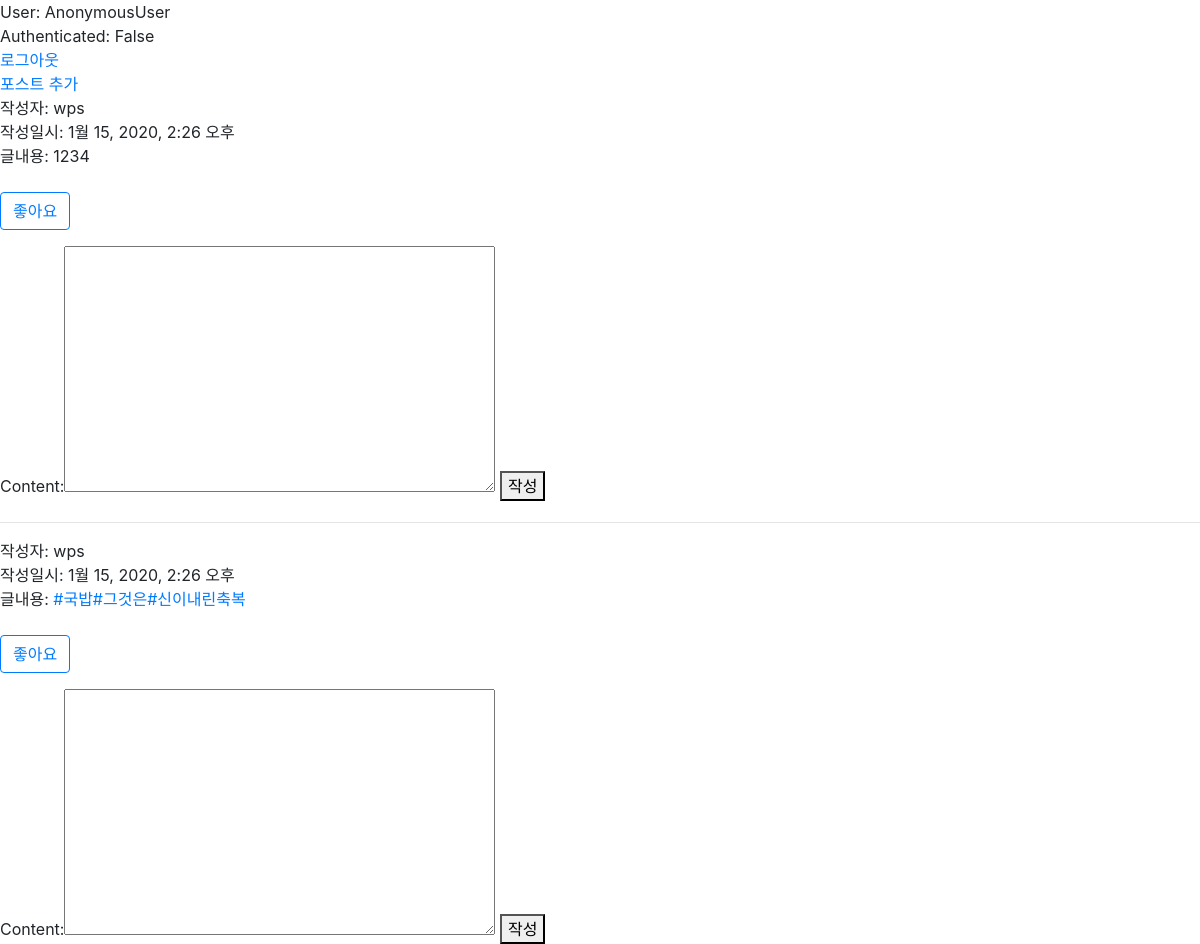
The app's page /posts/ (upper part), older data.
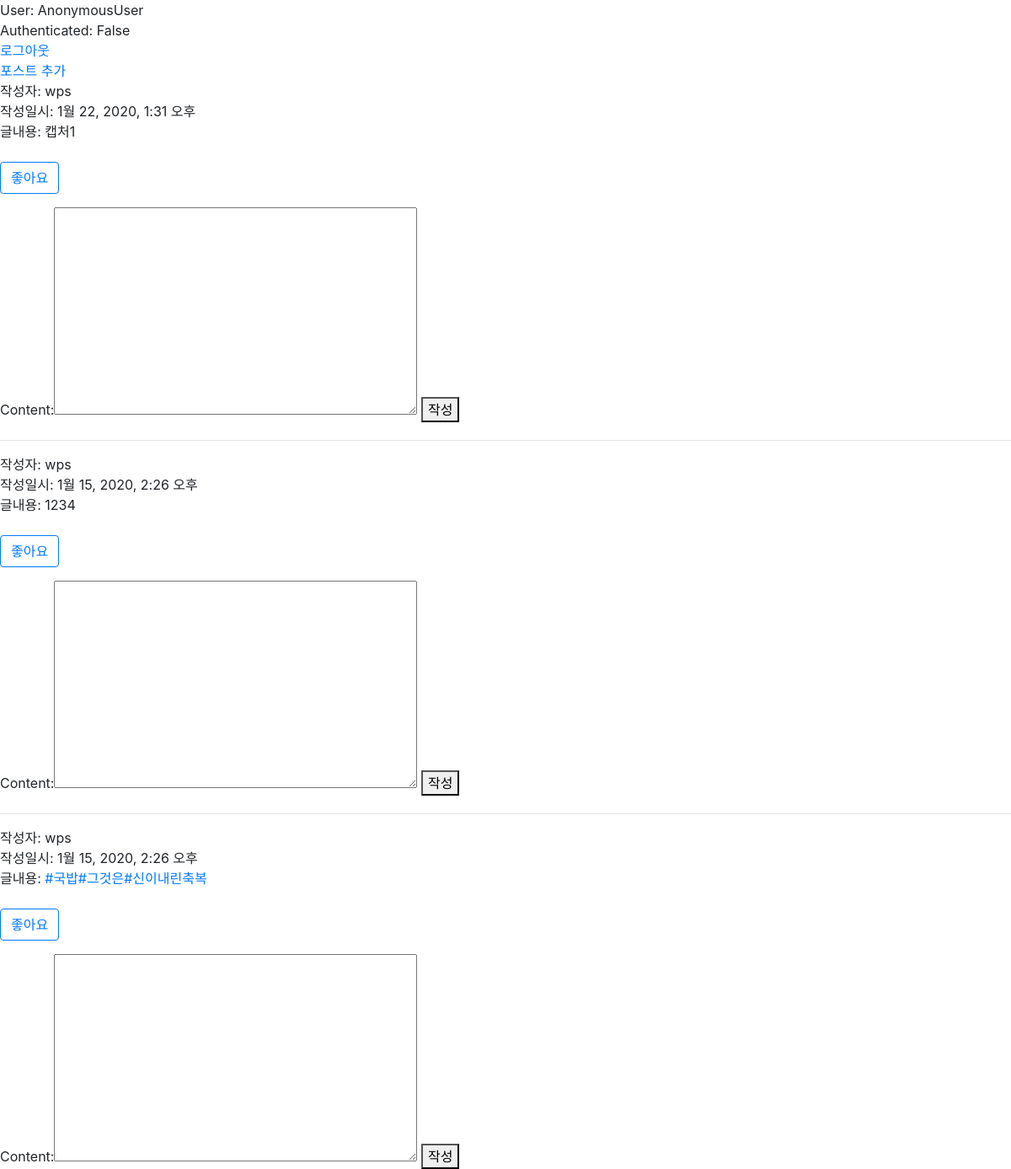
The same page, newer data.
### posts/models.py (models this page shows, shortened)
class Post(models.Model):
    TAG_PATTERN = re.compile(r'#(\w+)')
    """
    인스타그램의 포스팅
    """
    author = models.ForeignKey(User, on_delete=models.CASCADE)
    content = models.TextField(blank=True)
    content_html = models.TextField(blank=True)
    like_users = models.ManyToManyField(User, through='PostLike', related_name='like_post_set')
    created = models.DateTimeField(auto_now_add=True)
    tags = models.ManyToManyField(
        'Tag', verbose_name='해시태그 목록', related_name='posts', blank=True
    )

### members/models.py (models this page shows)
class User(AbstractUser):
    img_profile = models.ImageField('프포필이미지', blank=True, upload_to='users/')
    name = models.CharField('이름', max_length=100)

### posts/views.py (the view)
# urls.py: path('', views.post_list, name='post-list'),
def post_list(request, tag=None):
    if tag is None:
        posts = Post.objects.order_by('-pk')
    else:
        posts = Post.objects.filter(tags__name__iexact=tag).order_by('-pk')
    comment_form = CommentCreateForm()
    context = {
        'posts': posts,
        'comment_form': comment_form,
    }
    return render(request, 'posts/post-list.html', context)

### posts/forms.py (shortened to what this page needs)
class CommentCreateForm(forms.Form):
    content = forms.CharField(
        max_length=10,
        widget=forms.Textarea()
    )

### templates/posts/post-list.html (shortened to what this page needs)
{% extends 'base.html' %}
{% block content %}
    <div>User: {{ request.user }}</div>
    <div>Authenticated: {{ request.user.is_authenticated }}</div>
    <div>
        <a href="{% url 'members:logout' %}">로그아웃</a>
    </div>
    <div>
        <a href="{% url 'posts:post-create' %}">포스트 추가</a>
    </div>
    {% for post in posts %}
        <div>작성자: {{ post.author }}</div>
        <div>작성일시: {{ post.created }}</div>
        <div>글내용: {{ post.content_html|safe }}</div>
        <div>
        </div>
        <form action="{% url 'posts:post-like' pk=post.pk %}" method="POST">
            {% if post in user.like_post_set.all %}
                <button class="btn btn-primary" type="submit">싫어용</button>
            {% else %}
                <button class="btn btn-outline-primary" type="submit">좋아요</button>
            {% endif %}
        </form>
        <div>
            <div>
                <form action="{% url 'posts:comment-create' post_pk=post.pk %}" method="POST">
                    {{ comment_form }}
                    <button type="submit">작성</button>
                </form>
            </div>
        </div>
        <hr>
    {% endfor %}
{% endblock %}

Row changes from the older to the newer data that the page shows:
added Post: author "wps", created "1월 22, 2020, 1:31 오후", content_html "캡처1"
